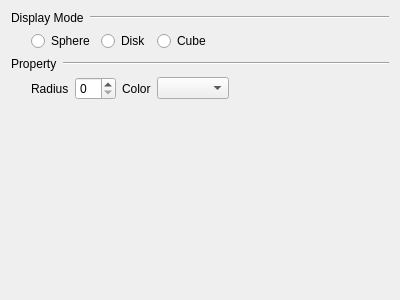
<?xml version="1.0" encoding="UTF-8"?>
<ui version="4.0">
 <class>CXPageWellTopsVis3D</class>
 <widget class="QWidget" name="CXPageWellTopsVis3D">
  <property name="geometry">
   <rect>
    <x>0</x>
    <y>0</y>
    <width>400</width>
    <height>300</height>
   </rect>
  </property>
  <property name="windowTitle">
   <string>CXPageWellTopsVis3D</string>
  </property>
  <layout class="QVBoxLayout" name="verticalLayout">
   <item>
    <layout class="QHBoxLayout" name="horizontalLayout">
     <item>
      <widget class="QLabel" name="label">
       <property name="sizePolicy">
        <sizepolicy hsizetype="Preferred" vsizetype="Preferred">
         <horstretch>0</horstretch>
         <verstretch>0</verstretch>
        </sizepolicy>
       </property>
       <property name="text">
        <string>Display Mode</string>
       </property>
      </widget>
     </item>
     <item>
      <widget class="Line" name="line">
       <property name="sizePolicy">
        <sizepolicy hsizetype="Expanding" vsizetype="Fixed">
         <horstretch>0</horstretch>
         <verstretch>0</verstretch>
        </sizepolicy>
       </property>
       <property name="orientation">
        <enum>Qt::Horizontal</enum>
       </property>
      </widget>
     </item>
    </layout>
   </item>
   <item>
    <layout class="QHBoxLayout" name="horizontalLayout_2">
     <item>
      <spacer name="horizontalSpacer">
       <property name="orientation">
        <enum>Qt::Horizontal</enum>
       </property>
       <property name="sizeType">
        <enum>QSizePolicy::Fixed</enum>
       </property>
       <property name="sizeHint" stdset="0">
        <size>
         <width>20</width>
         <height>20</height>
        </size>
       </property>
      </spacer>
     </item>
     <item>
      <widget class="QRadioButton" name="m_rdbSphere">
       <property name="text">
        <string>Sphere</string>
       </property>
       <attribute name="buttonGroup">
        <string notr="true">m_btngroupMode</string>
       </attribute>
      </widget>
     </item>
     <item>
      <widget class="QRadioButton" name="m_rdbDisk">
       <property name="text">
        <string>Disk</string>
       </property>
       <attribute name="buttonGroup">
        <string notr="true">m_btngroupMode</string>
       </attribute>
      </widget>
     </item>
     <item>
      <widget class="QRadioButton" name="m_rdbCube">
       <property name="text">
        <string>Cube</string>
       </property>
       <attribute name="buttonGroup">
        <string notr="true">m_btngroupMode</string>
       </attribute>
      </widget>
     </item>
     <item>
      <spacer name="horizontalSpacer_3">
       <property name="orientation">
        <enum>Qt::Horizontal</enum>
       </property>
       <property name="sizeHint" stdset="0">
        <size>
         <width>40</width>
         <height>20</height>
        </size>
       </property>
      </spacer>
     </item>
    </layout>
   </item>
   <item>
    <layout class="QHBoxLayout" name="horizontalLayout_4">
     <item>
      <widget class="QLabel" name="label_3">
       <property name="text">
        <string>Property</string>
       </property>
      </widget>
     </item>
     <item>
      <widget class="Line" name="line_3">
       <property name="sizePolicy">
        <sizepolicy hsizetype="Expanding" vsizetype="Fixed">
         <horstretch>0</horstretch>
         <verstretch>0</verstretch>
        </sizepolicy>
       </property>
       <property name="orientation">
        <enum>Qt::Horizontal</enum>
       </property>
      </widget>
     </item>
    </layout>
   </item>
   <item>
    <layout class="QHBoxLayout" name="horizontalLayout_5">
     <item>
      <spacer name="horizontalSpacer_2">
       <property name="orientation">
        <enum>Qt::Horizontal</enum>
       </property>
       <property name="sizeType">
        <enum>QSizePolicy::Fixed</enum>
       </property>
       <property name="sizeHint" stdset="0">
        <size>
         <width>20</width>
         <height>20</height>
        </size>
       </property>
      </spacer>
     </item>
     <item>
      <widget class="QLabel" name="m_labelName">
       <property name="sizePolicy">
        <sizepolicy hsizetype="Preferred" vsizetype="Preferred">
         <horstretch>0</horstretch>
         <verstretch>0</verstretch>
        </sizepolicy>
       </property>
       <property name="text">
        <string>Radius</string>
       </property>
      </widget>
     </item>
     <item>
      <widget class="QSpinBox" name="m_dsbRadius">
       <property name="sizePolicy">
        <sizepolicy hsizetype="Preferred" vsizetype="Fixed">
         <horstretch>0</horstretch>
         <verstretch>0</verstretch>
        </sizepolicy>
       </property>
       <property name="minimumSize">
        <size>
         <width>0</width>
         <height>0</height>
        </size>
       </property>
       <property name="maximumSize">
        <size>
         <width>16777215</width>
         <height>16777215</height>
        </size>
       </property>
       <property name="baseSize">
        <size>
         <width>0</width>
         <height>0</height>
        </size>
       </property>
      </widget>
     </item>
     <item>
      <widget class="QLabel" name="label_2">
       <property name="text">
        <string>Color</string>
       </property>
      </widget>
     </item>
     <item>
      <widget class="CXButtonColorEdit" name="m_cbbColor"/>
     </item>
     <item>
      <spacer name="horizontalSpacer_4">
       <property name="orientation">
        <enum>Qt::Horizontal</enum>
       </property>
       <property name="sizeHint" stdset="0">
        <size>
         <width>40</width>
         <height>20</height>
        </size>
       </property>
      </spacer>
     </item>
    </layout>
   </item>
   <item>
    <spacer name="verticalSpacer">
     <property name="orientation">
      <enum>Qt::Vertical</enum>
     </property>
     <property name="sizeHint" stdset="0">
      <size>
       <width>20</width>
       <height>40</height>
      </size>
     </property>
    </spacer>
   </item>
  </layout>
 </widget>
 <layoutdefault spacing="6" margin="11"/>
 <customwidgets>
  <customwidget>
   <class>CXButtonColorEdit</class>
   <extends>QComboBox</extends>
   <header>xbuttoncoloredit.h</header>
  </customwidget>
 </customwidgets>
 <resources/>
 <connections/>
 <buttongroups>
  <buttongroup name="m_btngroupMode"/>
 </buttongroups>
</ui>
